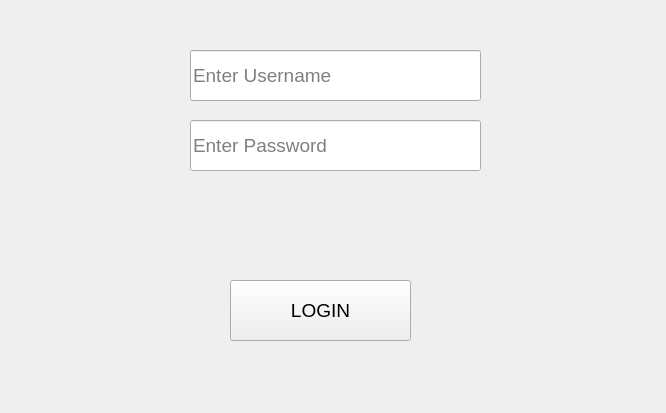
<?xml version="1.0" encoding="UTF-8"?>
<ui version="4.0">
 <class>Form</class>
 <widget class="QWidget" name="Form">
  <property name="geometry">
   <rect>
    <x>0</x>
    <y>0</y>
    <width>666</width>
    <height>413</height>
   </rect>
  </property>
  <property name="font">
   <font>
    <family>Segoe UI</family>
    <pointsize>14</pointsize>
   </font>
  </property>
  <property name="windowTitle">
   <string>Form</string>
  </property>
  <widget class="QPushButton" name="pushButton">
   <property name="geometry">
    <rect>
     <x>230</x>
     <y>280</y>
     <width>181</width>
     <height>61</height>
    </rect>
   </property>
   <property name="text">
    <string>LOGIN</string>
   </property>
  </widget>
  <widget class="QLineEdit" name="lineEdit">
   <property name="geometry">
    <rect>
     <x>190</x>
     <y>50</y>
     <width>291</width>
     <height>51</height>
    </rect>
   </property>
   <property name="text">
    <string/>
   </property>
   <property name="placeholderText">
    <string>Enter Username</string>
   </property>
  </widget>
  <widget class="QLineEdit" name="lineEdit_2">
   <property name="geometry">
    <rect>
     <x>190</x>
     <y>120</y>
     <width>291</width>
     <height>51</height>
    </rect>
   </property>
   <property name="text">
    <string/>
   </property>
   <property name="echoMode">
    <enum>QLineEdit::Password</enum>
   </property>
   <property name="placeholderText">
    <string>Enter Password</string>
   </property>
  </widget>
  <widget class="QLabel" name="label">
   <property name="enabled">
    <bool>true</bool>
   </property>
   <property name="geometry">
    <rect>
     <x>60</x>
     <y>200</y>
     <width>561</width>
     <height>51</height>
    </rect>
   </property>
   <property name="font">
    <font>
     <pointsize>12</pointsize>
    </font>
   </property>
   <property name="text">
    <string/>
   </property>
  </widget>
 </widget>
 <resources/>
 <connections/>
</ui>
